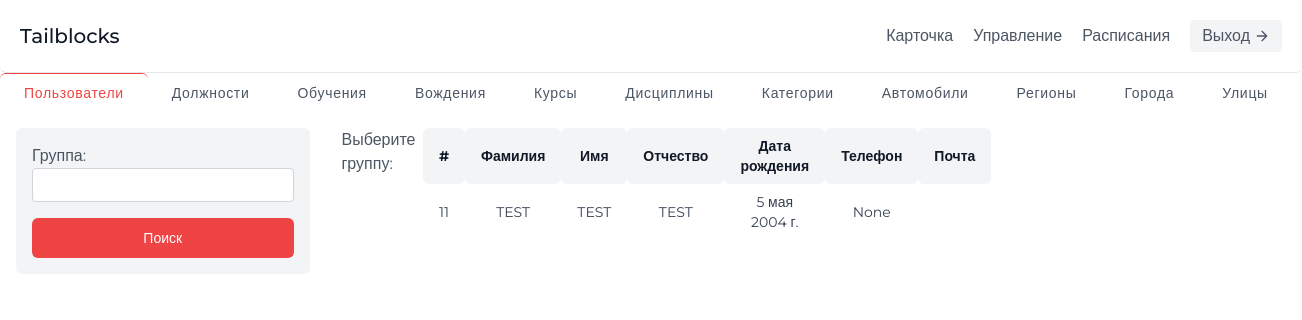
Before: /by-groups/ with the older database file.
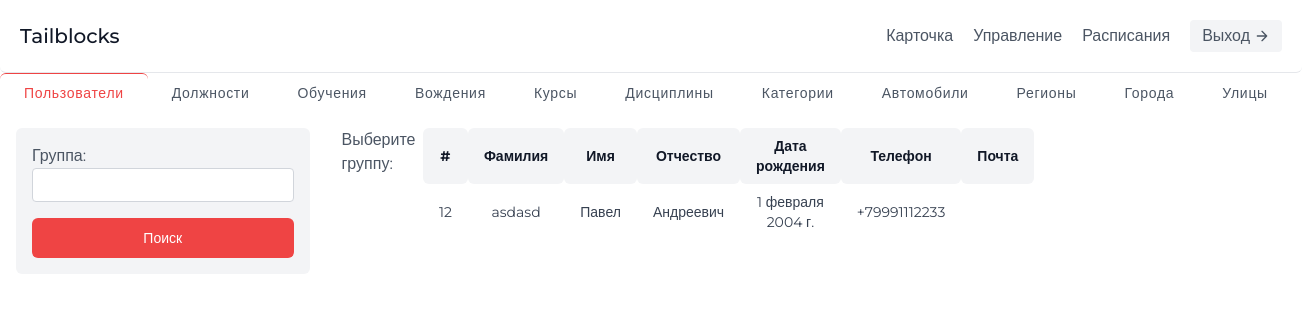
After: the same page with the newer database file.
### app/models.py (models this page shows, shortened)
class User(AbstractUser):
    patronymic = models.CharField(blank=True, null=True, max_length=255, verbose_name='Отчество')
    date_of_birthday = models.DateField(blank=True, null=True, verbose_name='Дата рождения')
    passport_series = models.IntegerField(blank=True, null=True, verbose_name='Серия')
    passport_number = models.IntegerField(blank=True, null=True, verbose_name='Номер')
    date_references = models.DateField(blank=True, null=True, verbose_name='Дата выдачи')
    by_whom = models.CharField(blank=True, null=True, max_length=255, verbose_name='Кем выдан')
    id_region = models.ForeignKey(Region, on_delete=models.CASCADE, blank=True, null=True, verbose_name='Регион')
    id_city = models.ForeignKey(City, on_delete=models.CASCADE, blank=True, null=True, verbose_name='Город')
    id_street = models.ForeignKey(Street, on_delete=models.CASCADE, blank=True, null=True, verbose_name='Улица')
    house = models.CharField(blank=True, null=True, max_length=4, verbose_name='Дом')
    apartment = models.IntegerField(blank=True, null=True, verbose_name='Квартира')
    tel = models.CharField(blank=True, null=True, max_length=12, verbose_name='Телефон')
    status = models.CharField(max_length=255, blank=True, null=True, verbose_name='Статус')
    is_cursant = models.BooleanField(default=False, blank=True, verbose_name='Курсант')
    id_post = models.ForeignKey('Post', on_delete=models.CASCADE, blank=True, null=True, verbose_name='Должность')
    is_worker = models.BooleanField(default=False, blank=True, verbose_name='Сотрудник')
    class Meta:
        verbose_name = 'пользователь'
        verbose_name_plural = 'пользователи'

### app/views.py (the view)
# urls.py: path('by-groups/', ControlView.usersByGroupPage, name='by-grops'),
    def usersByGroupPage(request):
        form = WorkerGetUsersByGroupForm()
        users = User.objects.filter(is_cursant=True)
        if request.method == 'POST':
            form = WorkerGetUsersByGroupForm(request.POST)
            if form.is_valid():
                group = form.cleaned_data['type_class']
                users = User.objects.filter(schedule__id_discipline__type_class=group, is_cursant=True).order_by('schedule__id_discipline')
        return render(request, 'worker/groups.html', {'users': users, 'form': form})

### app/forms.py
class WorkerGetUsersByGroupForm(forms.ModelForm):
    class Meta:
        model = Discipline
        fields = ['type_class']

### templates/worker/groups.html (shortened to what the changed rows need)
{% extends '../base.html' %} {% load static %} {% block title %} Группы {% endblock title %} {% block content %}
<main>
	<section class="text-gray-600 flex flex-col body-font">
		<div class="{% if form %} grid grid-cols-4 {% endif %}">
		<div class="grid grid-cols-4">
			<div class="col-span-3 pr-4 px-4 w-full">
				<table class="table-auto w-full">
					<thead class="text-gray-900 w-full font-medium text-sm bg-gray-100">
						<tr class="w-full">
							<th class="px-4 py-2 w-min">#</th>
							<th class="w-auto px-4 py-2">Фамилия</th>
							<th class="w-auto px-4 py-2">Имя</th>
							<th class="w-auto px-4 py-2">Отчество</th>
							<th class="w-auto px-4 py-2">Дата рождения</th>
							<th class="w-auto px-4 py-2">Телефон</th>
							<th class="w-auto px-4 py-2">Почта</th>
						</tr>
					</thead>
					<tbody class="text-gray-700 text-sm overflow-y-auto">
						{% for item in users %}
						<tr>
							<td class="px-4 py-2 text-center">{{item.id}}</td>
							<td class="px-4 py-2 text-center">{{item.last_name}}</td>
							<td class="px-4 py-2 text-center">{{item.first_name}}</td>
							<td class="px-4 py-2 text-center">{{item.patronymic}}</td>
							<td class="px-4 py-2 text-center">{{item.date_of_birthday}}</td>
							<td class="px-4 py-2 text-center">{{item.tel}}</td>
							<td class="px-4 py-2 text-center">{{item.email}}</td>
						</tr>
						{% endfor %}
					</tbody>
				</table>
			</div>
		</div>
	</section>
</main>
{% endblock content %}

Changed rows visible on the page:
removed User: id "11", last_name "TEST", first_name "TEST", patronymic "TEST", date_of_birthday "5 мая 2004 г.", tel "None"
added User: id "12", last_name "asdasd", first_name "Павел", patronymic "Андреевич", date_of_birthday "1 февраля 2004 г.", tel "+79991112233"
